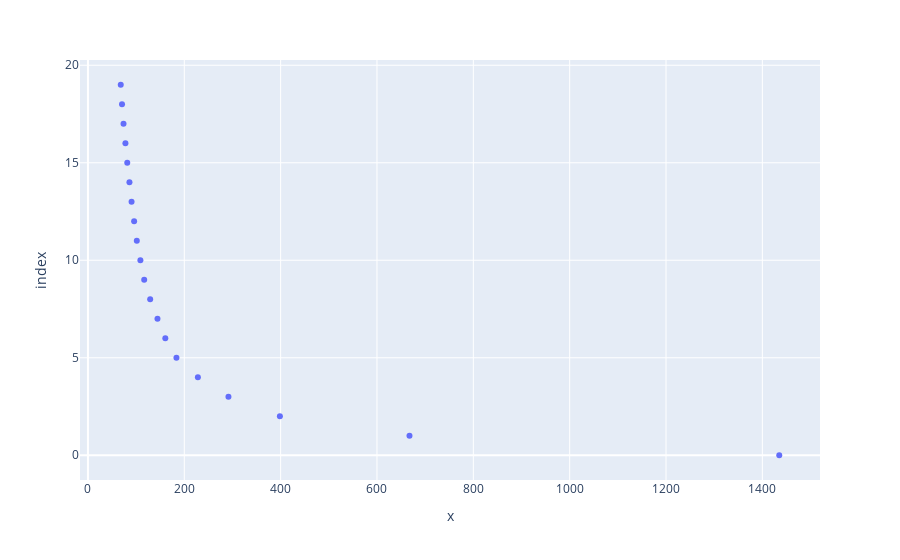

The notebook cell this image was saved under:
### Markdown cell above
**Respuesta:**

### Code cell
sse = {}
for k in range(1, 21):
    pipe = Pipeline(steps=[('Transformer', FunctionTransformer(custom_features)),
                       ('MinMax', ColumnTransformer([("MinMax", MinMax(), ['Length','Recency','Monetary','Frequency','Periodicity'])])),
                       ('Kmeans', KMeans(n_clusters=k))
                      ])
    pipe.fit_transform(df_retail)
    sse[k] = pipe['Kmeans'].inertia_ # Inertia: Sum of distances of samples to their closest cluster center

px.scatter(list(sse.keys()), list(sse.values()))

### Figure 1 — Plotly figure (JSON) as saved in the notebook; plotly's stock layout.template omitted (floating-point values rounded to 4 significant figures)
{"data": [{"hovertemplate": "x=%{x}<br>index=%{y}<extra></extra>", "legendgroup": "", "marker": {"color": "#636efa", "symbol": "circle"}, "mode": "markers", "name": "", "orientation": "h", "showlegend": false, "type": "scatter", "x": [1435.0, 667.5, 398.4, 291.7, 228.2, 183.7, 160.6, 144.3, 129.2, 116.8, 108.9, 101.4, 95.87, 90.54, 86.15, 81.58, 77.79, 73.84, 70.7, 68.09], "xaxis": "x", "y": [0, 1, 2, 3, 4, 5, 6, 7, 8, 9, 10, 11, 12, 13, 14, 15, 16, 17, 18, 19], "yaxis": "y"}], "layout": {"legend": {"tracegroupgap": 0}, "margin": {"t": 60}, "xaxis": {"anchor": "y", "domain": [0, 1], "title": {"text": "x"}}, "yaxis": {"anchor": "x", "domain": [0, 1], "title": {"text": "index"}}}}
